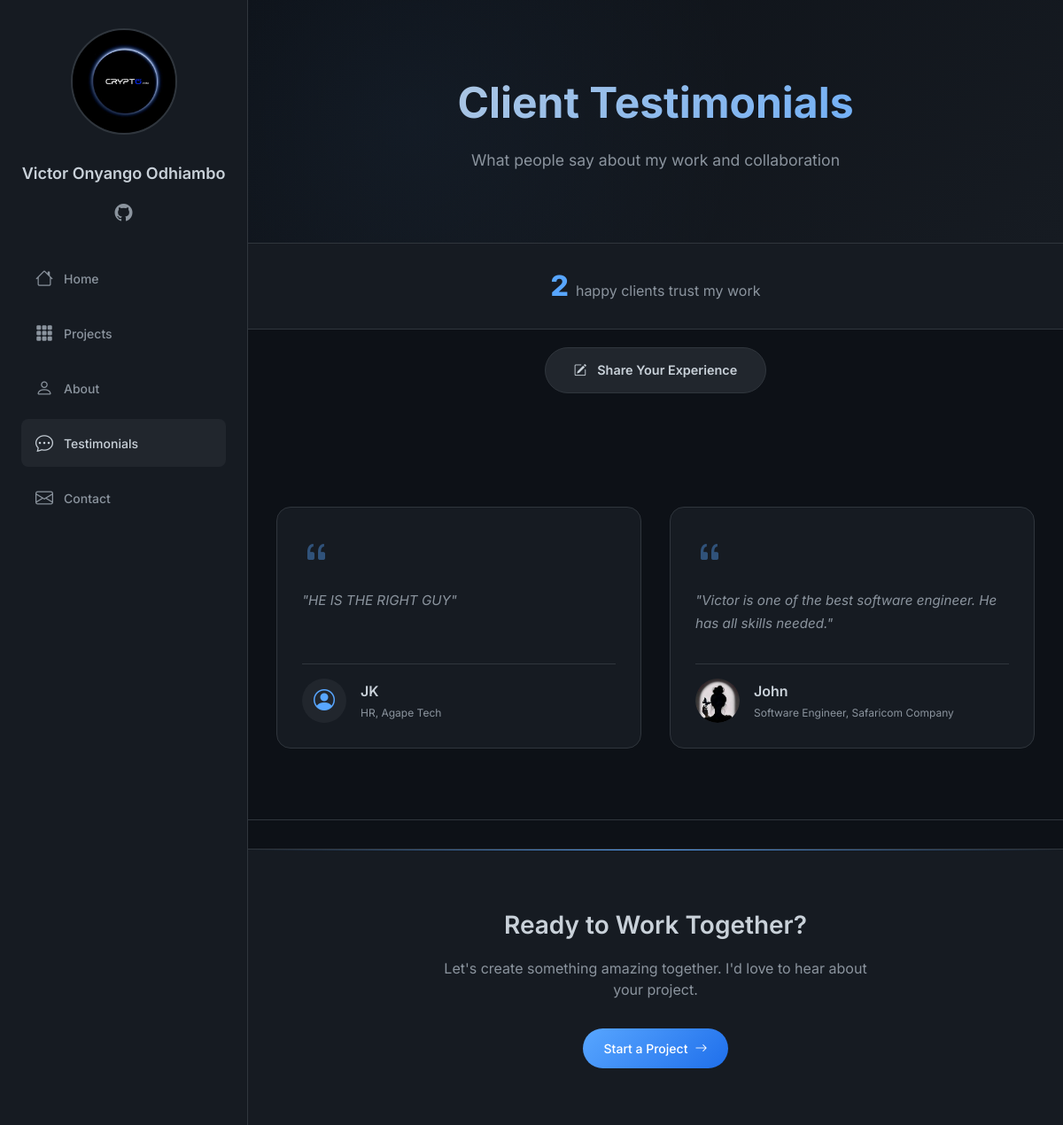
Page /testimonials/ on the committed database.
### portfolio/models.py (models this page shows, shortened)
class About(models.Model):
    name = models.CharField(max_length=100, default="My Name")
    title = models.CharField(max_length=200, help_text="Your professional title")
    bio = models.TextField(help_text="Tell visitors about yourself")
    profile_image = models.ImageField(upload_to='profile/', blank=True, null=True)
    hero_background = models.ImageField(upload_to='hero/', blank=True, null=True, help_text="Background image for hero section")
    resume_file = models.FileField(upload_to='resume/', blank=True, null=True)
    email = models.EmailField()
    phone = models.CharField(max_length=20, blank=True)
    location = models.CharField(max_length=200, blank=True)
    github = models.URLField(blank=True)
    linkedin = models.URLField(blank=True)
    twitter = models.URLField(blank=True)
    updated_date = models.DateTimeField(auto_now=True)
    class Meta:
        verbose_name = 'About'
        verbose_name_plural = 'About'

class Testimonial(models.Model):
    name = models.CharField(max_length=100)
    position = models.CharField(max_length=100)
    company = models.CharField(max_length=100)
    testimonial = models.TextField()
    image = models.ImageField(upload_to='testimonials/', blank=True, null=True)
    created_date = models.DateTimeField(auto_now_add=True)
    is_approved = models.BooleanField(default=False)
    class Meta:
        ordering = ['-created_date']
        verbose_name = 'Testimonial'
        verbose_name_plural = 'Testimonials'

### portfolio/views.py (the view)
# urls.py: path('testimonials/', views.testimonials, name='testimonials'),  # Add this
def testimonials(request):
    about = About.objects.first()
    testimonials_list = Testimonial.objects.filter(is_approved=True).order_by('-created_date')
    context = {
        'about': about,
        'testimonials': testimonials_list,
    }
    return render(request, 'portfolio/testimonials.html', context)

### portfolio/context_processors.py (called while the page is built)
def about_context(request):
    return {
        'about': About.objects.first()
    }

### templates/portfolio/testimonials.html (shortened to what this page needs)
{% extends 'portfolio/base.html' %}
{% load static %}
{% block content %}
<section class="testimonials-hero">
    <div class="container">
        <h1>Client Testimonials</h1>
        <p>What people say about my work and collaboration</p>
    </div>
</section>
<div class="stats-bar">
    <div class="container">
        <div class="stats-bar-content">
            <span id="testimonialCount">0</span>
            <p>happy client{{ testimonials|pluralize }} trust my work</p>
        </div>
    </div>
</div>
<div class="submit-container" style="margin-top: 20px;">
    <div class="container">
        <a href="{% url 'submit_testimonial' %}" class="btn-submit">
            <i class="bi bi-pencil-square"></i> Share Your Experience
        </a>
    </div>
</div>
<section class="testimonials-section">
    <div class="container">
        <div class="testimonials-grid" id="testimonialsGrid">
            {% for testimonial in testimonials %}
            <div class="testimonial-card" data-testimonial-id="{{ testimonial.id }}">
                <i class="bi bi-quote quote-icon"></i>
                <p class="testimonial-text">"{{ testimonial.testimonial }}"</p>
                <div class="testimonial-author">
                    <div class="author-avatar">
                        {% if testimonial.image %}
                            <img src="{{ testimonial.image.url }}" alt="{{ testimonial.name }}" loading="lazy">
                        {% else %}
                            <i class="bi bi-person-circle"></i>
                        {% endif %}
                    </div>
                    <div class="author-info">
                        <h4>{{ testimonial.name }}</h4>
                        <p>{{ testimonial.position }}{% if testimonial.company %}, {{ testimonial.company }}{% endif %}</p>
                    </div>
                </div>
            </div>
            {% endfor %}
        </div>
    </div>
</section>
<section class="cta-section">
    <div class="container">
        <h2>Ready to Work Together?</h2>
        <p>Let's create something amazing together. I'd love to hear about your project.</p>
        <a href="{% url 'contact' %}" class="btn btn-primary">
            Start a Project <i class="bi bi-arrow-right"></i>
        </a>
    </div>
</section>
{% endblock %}

### templates/portfolio/base.html (shortened to what this page needs)
<!DOCTYPE html>
<html lang="en">
<head>
    <link rel="stylesheet" href="https://cdn.jsdelivr.net/npm/bootstrap-icons@1.11.3/font/bootstrap-icons.min.css">
</head>
<body>
    <div class="wrapper">
        <aside class="sidebar" id="sidebar">
            <div class="profile-img">
                {% if about and about.profile_image %}
                    <img src="{{ about.profile_image.url }}" alt="{{ about.name }}">
                {% else %}
                    <div class="profile-placeholder">
                        {% if about %}{{ about.name|slice:":1" }}{% else %}P{% endif %}
                    </div>
                {% endif %}
            </div>
            <h1 class="sitename">{% if about %}{{ about.name }}{% else %}Portfolio{% endif %}</h1>
            <div class="social-links">
                {% if about and about.github %}
                <a href="{{ about.github }}" target="_blank" rel="noopener noreferrer"><i class="bi bi-github"></i></a>
                {% endif %}
            </div>
   <nav class="navmenu">
    <ul>
        <li><a href="{% url 'home' %}"><i class="bi bi-house"></i> Home</a></li>
        <li><a href="{% url 'projects' %}"><i class="bi bi-grid-3x3-gap-fill"></i> Projects</a></li>
        <li><a href="{% url 'about' %}"><i class="bi bi-person"></i> About</a></li>
        <li><a href="{% url 'testimonials' %}"><i class="bi bi-chat-dots"></i> Testimonials</a></li>
        <li><a href="{% url 'contact' %}"><i class="bi bi-envelope"></i> Contact</a></li>
    </ul>
</nav>
        </aside>
        <main class="main-content" id="mainContent">
            {% block content %}{% endblock %}
        </main>
    </div>
</body>
</html>

### templates/portfolio/base.html (style rules this page uses)
* { margin: 0; padding: 0; box-sizing: border-box; }
body { font-family: 'Inter', -apple-system, BlinkMacSystemFont, 'Segoe UI', sans-serif; background: #0d1117; color: #c9d1d9; line-height: 1.5; overflow-x: hidden; }
:root { --bg-primary: #0d1117; --bg-secondary: #161b22; --bg-tertiary: #21262d; --border-color: #30363d; --text-primary: #c9d1d9; --text-secondary: #8b949e; --text-muted: #6e7681; --accent: #58a6ff; --accent-hover: #1f6feb; --accent-green: #2ea043; --accent-red: #f85149; --success: #2ea043; --danger: #f85149; --warning: #d29922; }
.wrapper { display: flex; min-height: 100vh; position: relative; }
.sidebar { width: 280px; position: fixed; left: 0; top: 0; bottom: 0; background: var(--bg-secondary); border-right: 1px solid var(--border-color); padding: 2rem 1.5rem; overflow-y: auto; transition: transform 0.3s ease; z-index: 1000; }
.profile-img { text-align: center; margin-bottom: 1.5rem; }
.profile-img img { width: 120px; height: 120px; border-radius: 50%; object-fit: cover; border: 2px solid var(--border-color); transition: transform 0.3s ease; }
.sitename { text-align: center; font-size: 1.125rem; font-weight: 600; margin-bottom: 1rem; color: var(--text-primary); word-break: break-word; }
.social-links { display: flex; justify-content: center; gap: 1rem; margin-bottom: 2rem; flex-wrap: wrap; }
.social-links a { color: var(--text-secondary); font-size: 1.25rem; transition: all 0.3s ease; }
.navmenu ul { list-style: none; }
.navmenu li { margin-bottom: 0.5rem; }
.navmenu a { display: flex; align-items: center; gap: 0.75rem; padding: 0.75rem 1rem; color: var(--text-secondary); text-decoration: none; border-radius: 0.5rem; transition: all 0.3s ease; font-size: 0.875rem; font-weight: 500; }
.navmenu a i { font-size: 1.25rem; }
.navmenu a:hover, .navmenu a.active { background: var(--bg-tertiary); color: var(--text-primary); }
.main-content { flex: 1; margin-left: 280px; min-height: 100vh; transition: margin-left 0.3s ease; width: 100%; }
.container { max-width: 1200px; margin: 0 auto; padding: 0 2rem; width: 100%; }
section { padding: 5rem 0; border-bottom: 1px solid var(--border-color); }
section:last-child { border-bottom: none; }
.btn { display: inline-flex; align-items: center; gap: 0.5rem; padding: 0.75rem 1.5rem; border-radius: 2rem; font-weight: 500; font-size: 0.875rem; text-decoration: none; transition: all 0.3s ease; cursor: pointer; }
.btn-primary { background: linear-gradient(135deg, var(--accent), var(--accent-hover)); color: white; }
.profile-img img, .about-img img, .author-avatar img, .testimonial-card .author-avatar img, .about-image img { cursor: pointer; transition: all 0.3s ease; }

### rows in the picture
About: profile_image (picture), name "Victor Onyango Odhiambo"
Testimonial: testimonial "HE IS THE RIGHT GUY", name "JK", position "HR", company "Agape Tech"
Testimonial: testimonial "Victor is one of the best software engineer. He has all skills needed.", image (picture), name "John", position "Software Engineer", company "Safaricom Company"
